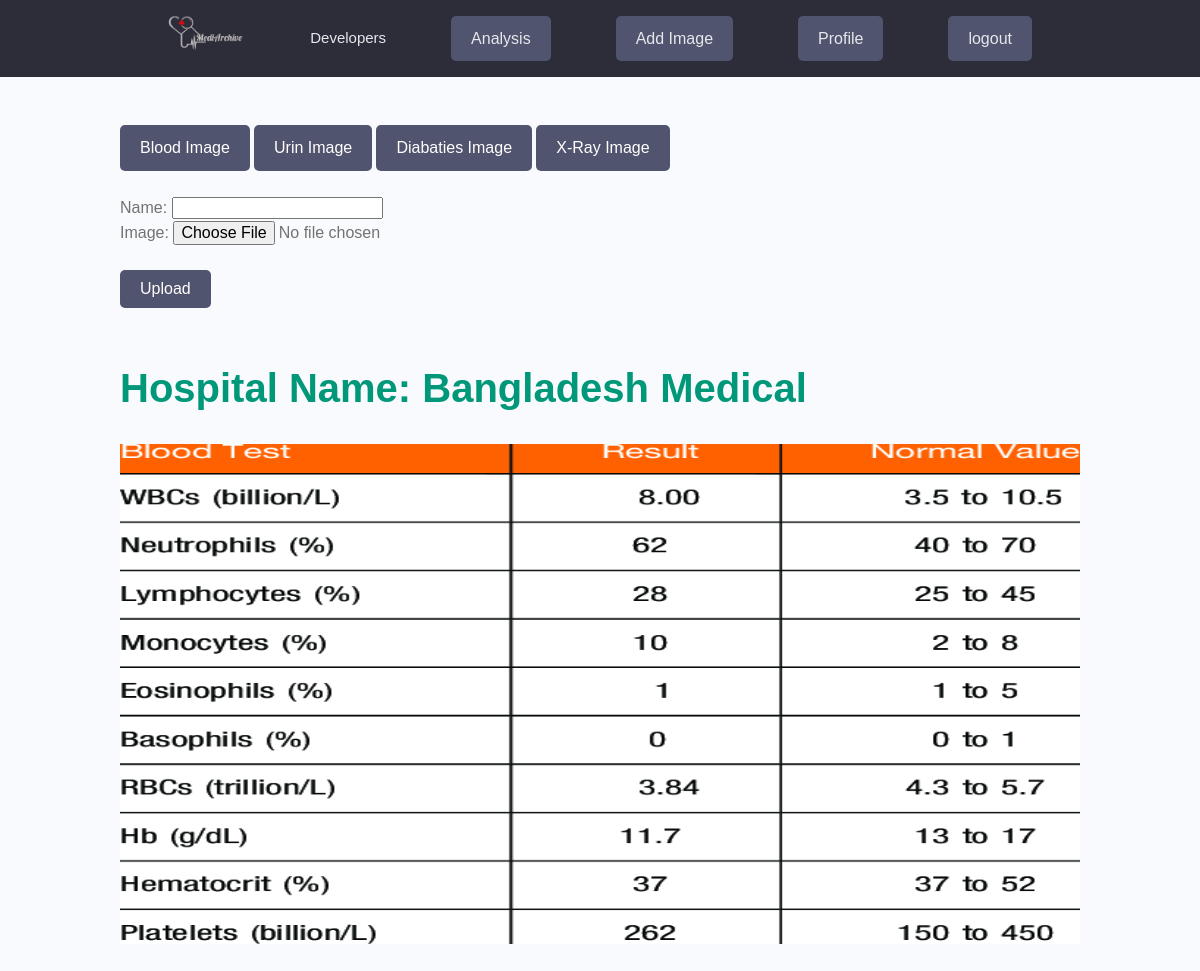
The page /bloodImage/ (signed in) on the database as committed earlier.
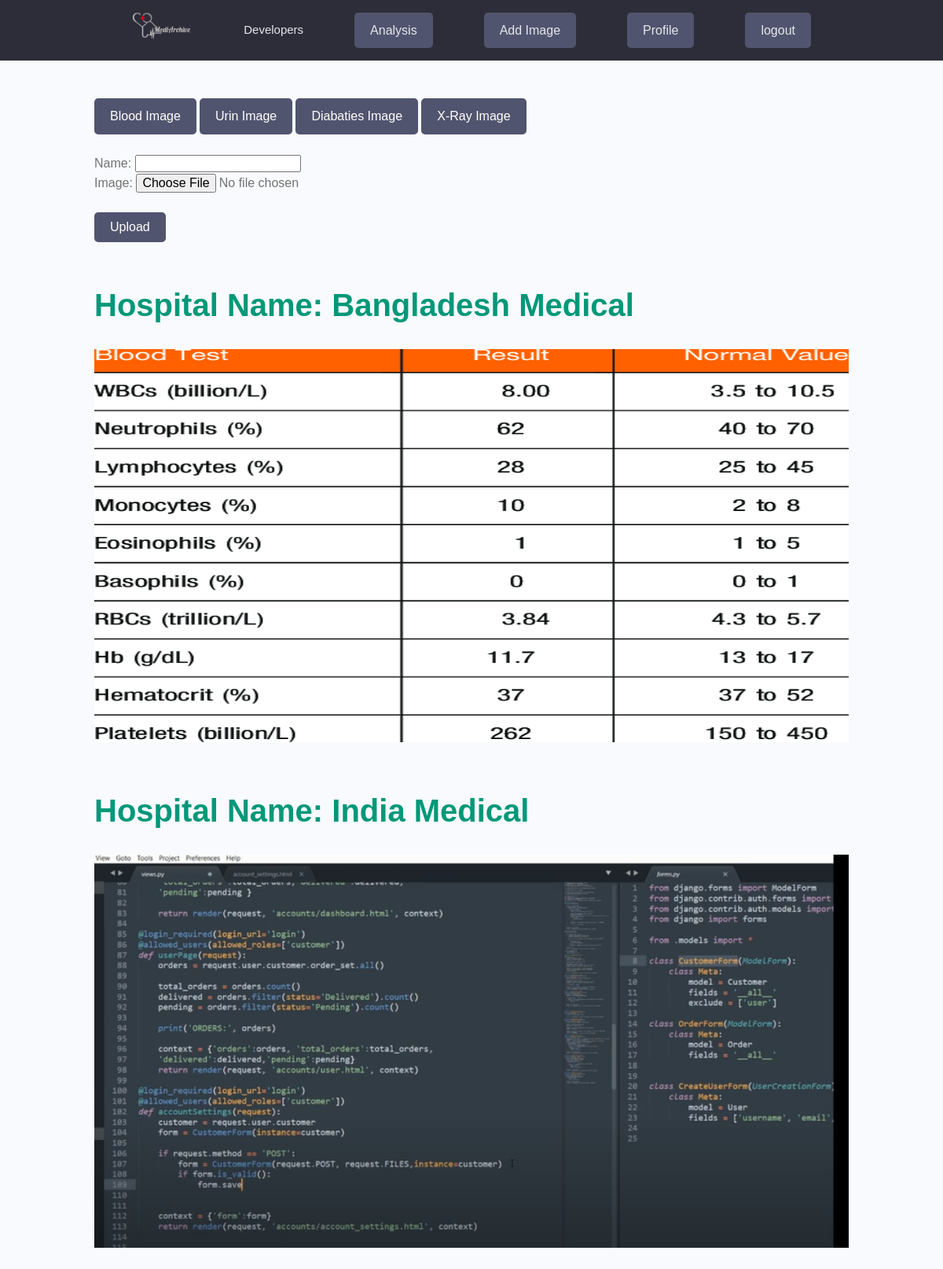
The same page on the database as committed later.
### medical_report/models.py (models this page shows)
class Imageadd(models.Model):
    image_owner = models.ForeignKey(Profile,null=True,blank=True,on_delete=models.CASCADE)
    name = models.CharField(max_length=255, blank="True")
    image = models.ImageField(default='default.jpg',upload_to='blood/')
    date = models.DateTimeField(default=now)
    def __str__(self):
        return str(self.name)

### medical_report/views.py (the view)
# urls.py: path('bloodImage/',bloodImage,name='bloodImage'),
@login_required(login_url='login')
def bloodImage(request):
    profile = request.user.profile
    pr = profile.imageadd_set.all()
    print(pr)
    if request.method == 'POST':
        form = ImageAddForm(request.POST , request.FILES)
        if form.is_valid():
            instance = form.save(commit=False)
            instance.image_owner = request.user.profile
            instance.save()
            return redirect('bloodImage')
    else:
        form = ImageAddForm()
    return render(request, "medical_report/blood_image_add.html",{'form':form,'pr': pr})

### medical_report/forms.py
class ImageAddForm(forms.ModelForm):
    class Meta:
        model = Imageadd
        fields = ('name', 'image')

### medical_report/templates/medical_report/blood_image_add.html (shortened to what this page needs)
{% extends 'main.html' %}
{% load static %}
{% block content  %}
<div class="container">
    <br><br>
        <a href="{% url 'bloodImage' %}" class="btn btn--sub">Blood Image</a>
        <a href="{% url 'urinImage' %}" class="btn btn--sub">Urin Image</a>
        <a href="" class="btn btn--sub">Diabaties Image</a>
        <a href="" class="btn btn--sub">X-Ray Image</a>
    <br><br>
    <div class=" ">
        <form method = "post" enctype="multipart/form-data">
            {{ form.as_p  }}
            <br>
            <button type="submit" class="btn btn--sub">Upload</button>
        </form>
    </div>
    <br><br>
    <div class="">
        {% for p in pr %}
        <h5 class="hospital_name">Hospital Name: {{ p.name }} </h5>
        <br>
        <img src="{{ p.image.url }}" alt="This for image" height="500" width="450" />
        <br>
        <br>
        <br>
        {% endfor %}
    </div>
    <br><br>
</div>
{% endblock  %}

### templates/main.html (shortened to what this page needs)
<!DOCTYPE html>
{% load static %}
<html>
<head>
    <link rel="stylesheet" href="https://cdn.iconmonstr.com/1.3.0/css/iconmonstr-iconic-font.min.css" />
    <link rel="stylesheet" href="{% static 'uikit/styles/uikit.css' %}" />
    <link rel="stylesheet" href="{% static 'styles/app.css' %}" />
    <link rel="stylesheet" href="{% static 'styles/a.css' %}" />
    <link rel="stylesheet" href="{% static 'styles/b.css' %}" />
    <link rel="stylesheet" href="{% static 'styles/a.css' %}" />
</head>
<body>
    {% include 'navbar.html' %}
    {% block content %}
    {% endblock content %}
</body>
</html>

### templates/navbar.html (shortened to what this page needs)
{% load static %}
<header class="header">
    <div class="container container--narrow">
        <a href="{% url 'developer' %}" class="header__logo">
            <img src="{% static 'images/limon.png' %} " alt="DevSearch Logo" />
        </a>
        <nav class="header__nav">
            <ul class="header__menu">
                <li class="header__menuItem"><a href="{% url 'developer' %}">Developers</a></li>
                {% if request.user.is_authenticated %}
                <li class="header__menuItem"><a href="{% url 'analysis' %}" class="btn btn--sub">Analysis</a></li>
                <li class="header__menuItem"><a href="{% url 'addImage' %}" class="btn btn--sub">Add Image</a></li>
                <li class="header__menuItem"><a href="{% url 'profile' %}" class="btn btn--sub">Profile</a></li>
                <li class="header__menuItem"><a href="{% url 'logout' %}" class="btn btn--sub">logout</a></li>
                {% else %}
                <li class="header__menuItem"><a href="{% url 'login' %}" class="btn btn--sub">Login/Sign Up</a></li>
                {% endif %}
        </nav>
    </div>
</header>

### static/styles/app.css (style rules this page uses)
:root { --color-sub: #2d2d39; }
.btn--sub { background-color: var(--color-sub-light); }
img { width: 100%; }
.header { position: sticky; z-index: 111; background-color: var(--color-sub); padding: 1.5rem 0; }
.header > .container { display: flex; justify-content: space-between; align-items: center; }
.header__logo > img { height: 3.8rem; }
.header__nav > ul { display: inline-flex; align-items: center; list-style: none; gap: 6.5rem; }
.header__menuItem > a { color: var(--color-light); font-weight: 300; }

### static/styles/a.css (style rules this page uses)
* { font-family: sans-serif; }

### static/styles/b.css (style rules this page uses)
.hospital_name { font-weight: bold; color: #009879; font-size: 4rem }

### static/uikit/styles/modules/_variables.css (style rules this page uses)
:root { --color-main: #5aa5b9; --color-main-light: #e6faff; --color-sub: #3f4156; --color-sub-light: #51546e; --color-sub-lighter: #ededfd; --color-text: #737373; --color-gray: #8b8b8b; --color-light: #e5e7eb; --color-light-gray: #767676; --color-bg: #f8fafd; --color-white: #fffefd; --color-white-light: #f3f3f3; --color-success: #359e64; --color-success-bg: #def8e8; --color-error: #fc4b0b; --color-error-bg: #fff2ee; --font-base: 'Poppins', arial, helvetica, 'Segoe UI', roboto, ubuntu, sans-serif; --font-monospace: 'Fira Code', 'Courier New', courier, monospace; --font-regular: 300; --font-medium: 500; --font-bold: 700; --generic-shadow: 1px 1px 5px #00000010; --generic-transition: all 0.3s ease-in-out; }

### static/uikit/styles/modules/_base.css (style rules this page uses)
* { margin: 0; padding: 0; box-sizing: border-box; text-rendering: optimizeLegibility; color: inherit; font-size: inherit; }
html { font-size: 50%; }
@media only screen and (min-width: 480px) { html { font-size: 56.25%; } }
@media only screen and (min-width: 1200px) { html { font-size: 62.5%; } }
body { line-height: 1.6; font-weight: 400; font-size: 1.5rem; color: var(--color-text); background-color: var(--color-bg); min-height: 100vh; }

### static/uikit/styles/modules/_typography.css (style rules this page uses)
* { font-family: var(--font-base); }
h5 { font-size: 2.4rem; font-weight: var(--font-medium); }
h5, h6 { font-weight: var(--font-regular); }
p, span, strong { font-size: 1.6rem; color: var(--color-text); font-weight: var(--font-regular); }
a { padding-bottom: 2px; text-decoration: none; display: inline-block; color: var(--color-main); font-weight: var(--font-medium); }

### static/uikit/styles/modules/_utilities.css (style rules this page uses)
.container { width: 92%; max-width: 165rem; margin: 0 auto; box-sizing: border-box; }
.container--narrow { width: 92%; max-width: 120rem; }
@media screen and (min-width: 1000px) { .container { width: 90%; } }
@media screen and (min-width: 1000px) { .container--narrow { width: 85%; } }
@media screen and (min-width: 1200px) { .container { width: 80%; } }
@media screen and (min-width: 1200px) { .container--narrow { width: 72%; } }

### static/uikit/styles/modules/_button.css (style rules this page uses)
.btn { display: inline-block; position: relative; cursor: pointer; background-color: var(--color-light); font-weight: var(--font-medium); color: var(--color-sub); text-decoration: none; padding: 1rem 2rem; border-radius: 0.5rem; border: none; width: -webkit-fit-content; width: -moz-fit-content; width: fit-content; height: -webkit-fit-content; height: -moz-fit-content; height: fit-content; font-size: 1.6rem; outline-width: 0; outline-color: transparent; -webkit-backface-visibility: hidden; backface-visibility: hidden; transition: all 0.3s ease-in-out; }
.btn--sub { background-color: var(--color-sub); color: var(--color-white); }

Rows that differ between the two databases and show on the page:
added Imageadd: name "India Medical", image (picture)
